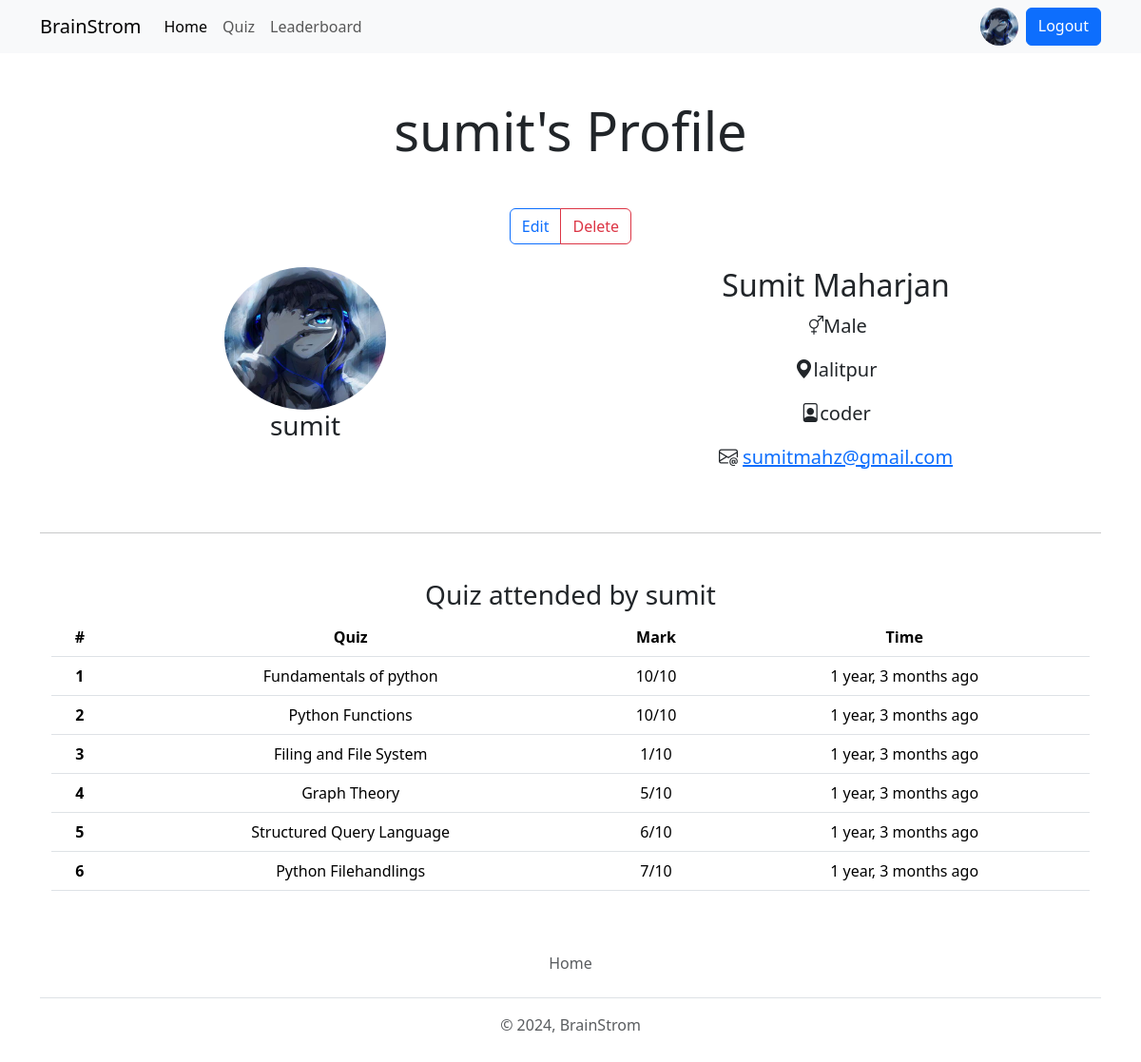
Page /user/profile/sumit (signed in) on the committed database.
### account/models.py (models this page shows, shortened)
class Profile(models.Model):
    user = models.OneToOneField(User, on_delete=models.CASCADE, null=True, verbose_name='User Obj') #verbose_name
    bio = models.TextField(blank=True, null=True)
    profile_img = models.ImageField(upload_to='profile_images', default='user.png', blank=True,null=True ,verbose_name='Profile Pic')
    location = models.CharField(max_length=100, blank=True,null=True)
    GENDER = (
        ('Male','Male'),
        ('Female','Female'),
        ('Other','Other'),
    )
    gender = models.CharField(max_length=6, choices=GENDER, blank=True, null=True)

### quiz/models.py (models this page shows, shortened)
class QuizSubmission(models.Model):
    user = models.ForeignKey(User, on_delete=models.CASCADE)
    quiz = models.ForeignKey(Quiz, on_delete=models.CASCADE)
    score = models.IntegerField()
    submitted_at = models.DateTimeField(auto_now_add=True)

class Quiz(models.Model):
    title = models.CharField(max_length=255)
    description = models.TextField()
    category = models.ForeignKey(Category, on_delete=models.CASCADE)
    quiz_file = models.FileField(upload_to='quiz/')
    created_at = models.DateTimeField(auto_now_add=True)
    updated_at = models.DateTimeField(auto_now=True)
    class Meta:
        verbose_name_plural = 'Quizzes'

class Question(models.Model):
    quiz = models.ForeignKey(Quiz, on_delete=models.CASCADE)
    text = models.TextField()

### account/views.py (the view)
# urls.py: path('profile/<str:username>', views.profile, name='profile'),
@login_required(login_url='login')
def profile(request, username):
    user_object2 = User.objects.get(username=username)
    user_profile2 = Profile.objects.get(user=user_object2)
    user_object = User.objects.get(username=user_object2)
    user_profile = Profile.objects.get(user=user_object)
    submissions = QuizSubmission.objects.filter(user=user_object2)
    context = {"user_profile": user_profile, "user_profile2": user_profile2, "submissions": submissions}
    return render(request, "profile.html", context)

### templates/profile.html (shortened to what this page needs)
{% extends 'index.html' %}
{% block content %}
      <h1 class="text-center display-4 my-5">{{user_profile2.user.username}}'s Profile</h1>
    <div class="container text-center">
        {% if request.user.username == user_profile2.user.username %}
        <div class="btn-group" role="group" aria-label="Basic mixed styles example">
            <a href="{% url 'edit_profile' %}" type="button" class="btn btn-outline-primary">Edit</a>
            <a href="{% url 'delete_profile' %}" type="button" class="btn btn-outline-danger">Delete</a>
          </div>
          {% endif %}
          <div class="container text-center my-4">
            <div class="row row-cols-sm-1 row-cols-md-2">
              <div class="col-12">
                <img src="{{user_profile2.profile_img.url}}" alt="user-profile" width="170" height="150" class="rounded-circle">
                <h2 class="fs-3">{{user_profile2.user.username}}</h2>
              </div>
              <div class="col-12">
                <h2>{{user_profile2.user.first_name|default:"Full Name Not Available"}} {{user_profile2.user.last_name}}</h2>
                <p class="fs-5"><i class="bi bi-gender-ambiguous"></i>{{user_profile2.gender|default:"Gender Not Available"}}</p>
                <p class="fs-5"><i class="bi bi-geo-alt-fill"></i>{{user_profile2.location|default:"Location Not Available"}}</p>
                <p class="fs-5"><i class="bi bi-file-person"></i>{{user_profile2.bio|default:"Bio Not Available"}}</p>
                {% if request.user.is_superuser %}
                <p class="fs-5"><i class="bi bi-envelope-at"></i> <a href="mailto:{{user_profile2.user.email}}"> {{user_profile2.user.email|default:'Email Not Available'}}</a></p>
                {% endif %}
              </div>
            </div>
          </div>
          <hr class="my-5">
          <div class="container">
            <div class="row row-cols-sm-1 row-cols-md-1 row-cols-lg-1">
                <div class="col-12">
                    <h3>Quiz attended by {{user_profile2.user.username}}</h3>
                    <table class="table">
                        <thead>
                          <tr>
                            <th scope="col">#</th>
                            <th scope="col">Quiz</th>
                            <th scope="col">Mark</th>
                            <th scope="col">Time</th>
                          </tr>
                        </thead>
                        <tbody>
                          {% for submission in submissions %}
                          <tr>
                            <th scope="row">{{forloop.counter}}</th>
                            <td title="{{submission.quiz.title}}">{{submission.quiz.title|truncatewords:4}}</td>
                            <td>{{submission.score}}/{{submission.quiz.question_set.all|length}}</td>
                            <td>{{submission.submitted_at|timesince}} ago</td>
                          </tr>
                          {% endfor %}
                        </tbody>
                      </table>
                </div>
              </div>
          </div>
    </div>
 {% endblock content %}

### templates/components/navbar.html (shortened to what this page needs)
    <nav class="navbar navbar-expand-lg bg-body-tertiary d-none d-lg-block">
        <div class="container">
          <a class="navbar-brand" href="{% url 'home' %}">BrainStrom</a>
          <div class="collapse navbar-collapse" id="navbarSupportedContent">
            <ul class="navbar-nav me-auto mb-2 mb-lg-0">
              <li class="nav-item">
                <a class="nav-link active" aria-current="page" href="{% url 'home' %}">Home</a>
              </li>
              <li class="nav-item">
                <a class="nav-link" href="{% url 'all_quiz' %}">Quiz</a>
              </li>
              <li class="nav-item">
                <a class="nav-link" href="{% url 'leaderboard' %}">Leaderboard</a>
              </li>
            </ul>
            <form class="d-flex" role="search">
              {% if request.user.is_authenticated %}
              <a href="{% url 'profile' request.user.username %}" data-bs-toggle="tooltip" data-bs-placement="bottom" data-bs-title="@{{request.user.username}}" class="mx-2">
                <img src="{{user_profile.profile_img.url}}" class="rounded-circle" width="40" height="40" alt="profile_img">
              </a>
              <a href="{% url 'logout' %}" class="btn btn-primary">Logout</a>
              {% else %}
              <a href="{% url 'login' %}" class="btn btn-primary ms-2">Login</a>
              {% endif %}
            </form>
          </div>
        </div>
      </nav>

### rows in the picture
Profile: profile_img (picture), user.username "sumit", user.first_name "Sumit", user.last_name "Maharjan", gender "Male", location "lalitpur", bio "coder", user.email "sumitmahz@gmail.com"
QuizSubmission: quiz "Fundamentals of python", score "10", quiz.question_set.all|length "10", submitted_at "1 year, 3 months"
QuizSubmission: quiz "Python Functions", score "10", quiz.question_set.all|length "10", submitted_at "1 year, 3 months"
QuizSubmission: quiz "Filing and File System", score "1", quiz.question_set.all|length "10", submitted_at "1 year, 3 months"
QuizSubmission: quiz "Graph Theory", score "5", quiz.question_set.all|length "10", submitted_at "1 year, 3 months"
QuizSubmission: quiz "Structured Query Language", score "6", quiz.question_set.all|length "10", submitted_at "1 year, 3 months"
QuizSubmission: quiz "Python Filehandlings", score "7", quiz.question_set.all|length "10", submitted_at "1 year, 3 months"
